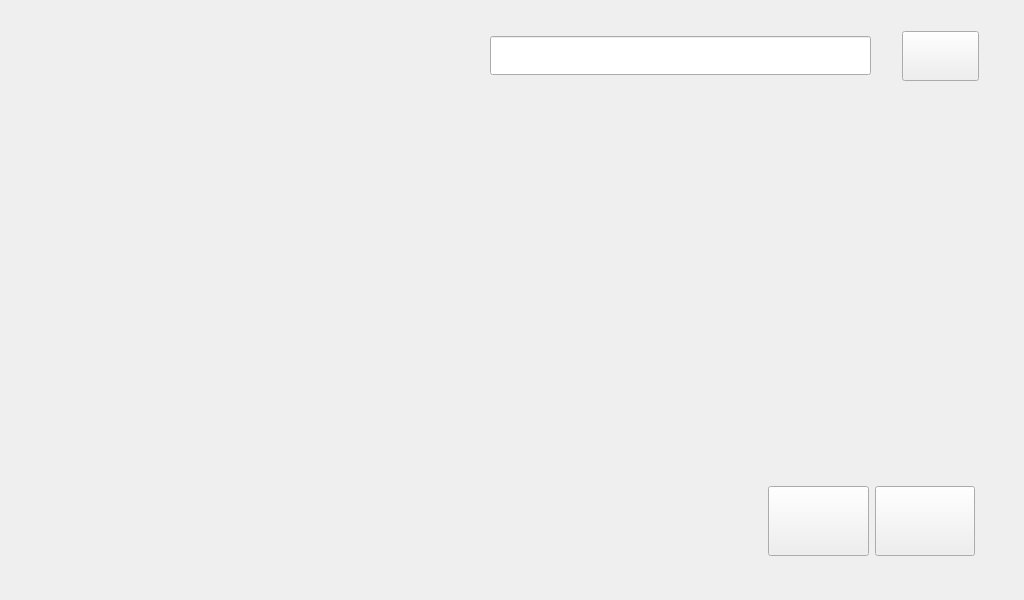
<?xml version="1.0" encoding="UTF-8"?>
<ui version="4.0">
 <class>MyMap</class>
 <widget class="QWidget" name="MyMap">
  <property name="geometry">
   <rect>
    <x>0</x>
    <y>0</y>
    <width>1024</width>
    <height>600</height>
   </rect>
  </property>
  <property name="windowTitle">
   <string>MyMap</string>
  </property>
  <layout class="QGridLayout" name="gridLayout">
   <item row="0" column="0">
    <layout class="QVBoxLayout" name="verticalLayout" stretch="1,10">
     <item>
      <widget class="QWidget" name="widget_on" native="true">
       <layout class="QHBoxLayout" name="horizontalLayout" stretch="1,3,1,10,3,15,1,3,1">
        <property name="leftMargin">
         <number>9</number>
        </property>
        <property name="topMargin">
         <number>20</number>
        </property>
        <item>
         <spacer name="horizontalSpacer">
          <property name="orientation">
           <enum>Qt::Horizontal</enum>
          </property>
          <property name="sizeHint" stdset="0">
           <size>
            <width>16</width>
            <height>20</height>
           </size>
          </property>
         </spacer>
        </item>
        <item>
         <widget class="QLabel" name="label_area_image">
          <property name="minimumSize">
           <size>
            <width>50</width>
            <height>50</height>
           </size>
          </property>
          <property name="styleSheet">
           <string notr="true">border-image: url(:/img/site.png);</string>
          </property>
          <property name="text">
           <string/>
          </property>
         </widget>
        </item>
        <item>
         <spacer name="horizontalSpacer_2">
          <property name="orientation">
           <enum>Qt::Horizontal</enum>
          </property>
          <property name="sizeHint" stdset="0">
           <size>
            <width>16</width>
            <height>20</height>
           </size>
          </property>
         </spacer>
        </item>
        <item>
         <widget class="QLabel" name="label_area_name">
          <property name="font">
           <font>
            <pointsize>20</pointsize>
           </font>
          </property>
          <property name="text">
           <string/>
          </property>
         </widget>
        </item>
        <item>
         <spacer name="horizontalSpacer_4">
          <property name="orientation">
           <enum>Qt::Horizontal</enum>
          </property>
          <property name="sizeHint" stdset="0">
           <size>
            <width>53</width>
            <height>20</height>
           </size>
          </property>
         </spacer>
        </item>
        <item>
         <widget class="QLineEdit" name="lineEdit_seek">
          <property name="font">
           <font>
            <pointsize>20</pointsize>
           </font>
          </property>
         </widget>
        </item>
        <item>
         <spacer name="horizontalSpacer_3">
          <property name="orientation">
           <enum>Qt::Horizontal</enum>
          </property>
          <property name="sizeHint" stdset="0">
           <size>
            <width>16</width>
            <height>20</height>
           </size>
          </property>
         </spacer>
        </item>
        <item>
         <widget class="QPushButton" name="pushButton_seek">
          <property name="minimumSize">
           <size>
            <width>50</width>
            <height>50</height>
           </size>
          </property>
          <property name="styleSheet">
           <string notr="true">border-image: url(:/img/search.png);</string>
          </property>
          <property name="text">
           <string/>
          </property>
         </widget>
        </item>
        <item>
         <spacer name="horizontalSpacer_5">
          <property name="orientation">
           <enum>Qt::Horizontal</enum>
          </property>
          <property name="sizeHint" stdset="0">
           <size>
            <width>16</width>
            <height>20</height>
           </size>
          </property>
         </spacer>
        </item>
       </layout>
      </widget>
     </item>
     <item>
      <widget class="QWidget" name="widget_down" native="true">
       <layout class="QGridLayout" name="gridLayout_2">
        <item row="0" column="0">
         <layout class="QVBoxLayout" name="verticalLayout_2" stretch="80,150,80,15">
          <item>
           <layout class="QHBoxLayout" name="horizontalLayout_2" stretch="600,80,20">
            <item>
             <spacer name="horizontalSpacer_6">
              <property name="orientation">
               <enum>Qt::Horizontal</enum>
              </property>
              <property name="sizeHint" stdset="0">
               <size>
                <width>608</width>
                <height>20</height>
               </size>
              </property>
             </spacer>
            </item>
            <item>
             <widget class="QLabel" name="label_direction">
              <property name="styleSheet">
               <string notr="true">border-image: url(:/img/方向.png);</string>
              </property>
              <property name="text">
               <string/>
              </property>
             </widget>
            </item>
            <item>
             <spacer name="horizontalSpacer_7">
              <property name="orientation">
               <enum>Qt::Horizontal</enum>
              </property>
              <property name="sizeHint" stdset="0">
               <size>
                <width>40</width>
                <height>20</height>
               </size>
              </property>
             </spacer>
            </item>
           </layout>
          </item>
          <item>
           <spacer name="verticalSpacer_2">
            <property name="orientation">
             <enum>Qt::Vertical</enum>
            </property>
            <property name="sizeHint" stdset="0">
             <size>
              <width>17</width>
              <height>128</height>
             </size>
            </property>
           </spacer>
          </item>
          <item>
           <layout class="QHBoxLayout" name="horizontalLayout_3" stretch="520,70,70,20">
            <item>
             <spacer name="horizontalSpacer_8">
              <property name="orientation">
               <enum>Qt::Horizontal</enum>
              </property>
              <property name="sizeHint" stdset="0">
               <size>
                <width>488</width>
                <height>20</height>
               </size>
              </property>
             </spacer>
            </item>
            <item>
             <widget class="QPushButton" name="pushButton_magnify">
              <property name="minimumSize">
               <size>
                <width>0</width>
                <height>70</height>
               </size>
              </property>
              <property name="styleSheet">
               <string notr="true">border-image: url(:/img/magnify.png);</string>
              </property>
              <property name="text">
               <string/>
              </property>
             </widget>
            </item>
            <item>
             <widget class="QPushButton" name="pushButton_reduce">
              <property name="minimumSize">
               <size>
                <width>0</width>
                <height>70</height>
               </size>
              </property>
              <property name="styleSheet">
               <string notr="true">border-image: url(:/img/reduce.png);</string>
              </property>
              <property name="text">
               <string/>
              </property>
             </widget>
            </item>
            <item>
             <spacer name="horizontalSpacer_9">
              <property name="orientation">
               <enum>Qt::Horizontal</enum>
              </property>
              <property name="sizeHint" stdset="0">
               <size>
                <width>40</width>
                <height>20</height>
               </size>
              </property>
             </spacer>
            </item>
           </layout>
          </item>
          <item>
           <spacer name="verticalSpacer_3">
            <property name="orientation">
             <enum>Qt::Vertical</enum>
            </property>
            <property name="sizeHint" stdset="0">
             <size>
              <width>20</width>
              <height>40</height>
             </size>
            </property>
           </spacer>
          </item>
         </layout>
        </item>
       </layout>
      </widget>
     </item>
    </layout>
   </item>
  </layout>
 </widget>
 <resources/>
 <connections/>
</ui>
